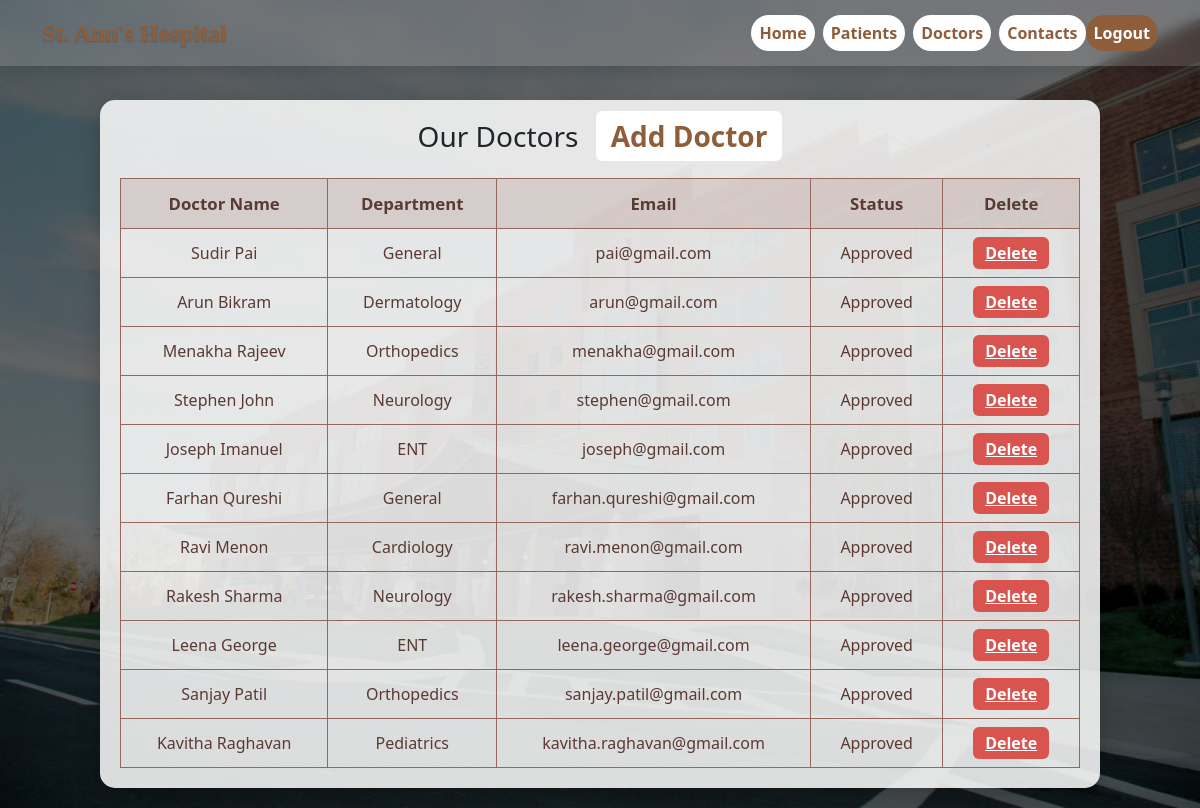
The page /dhome/view_doctors/ (signed in) on the database as committed earlier.
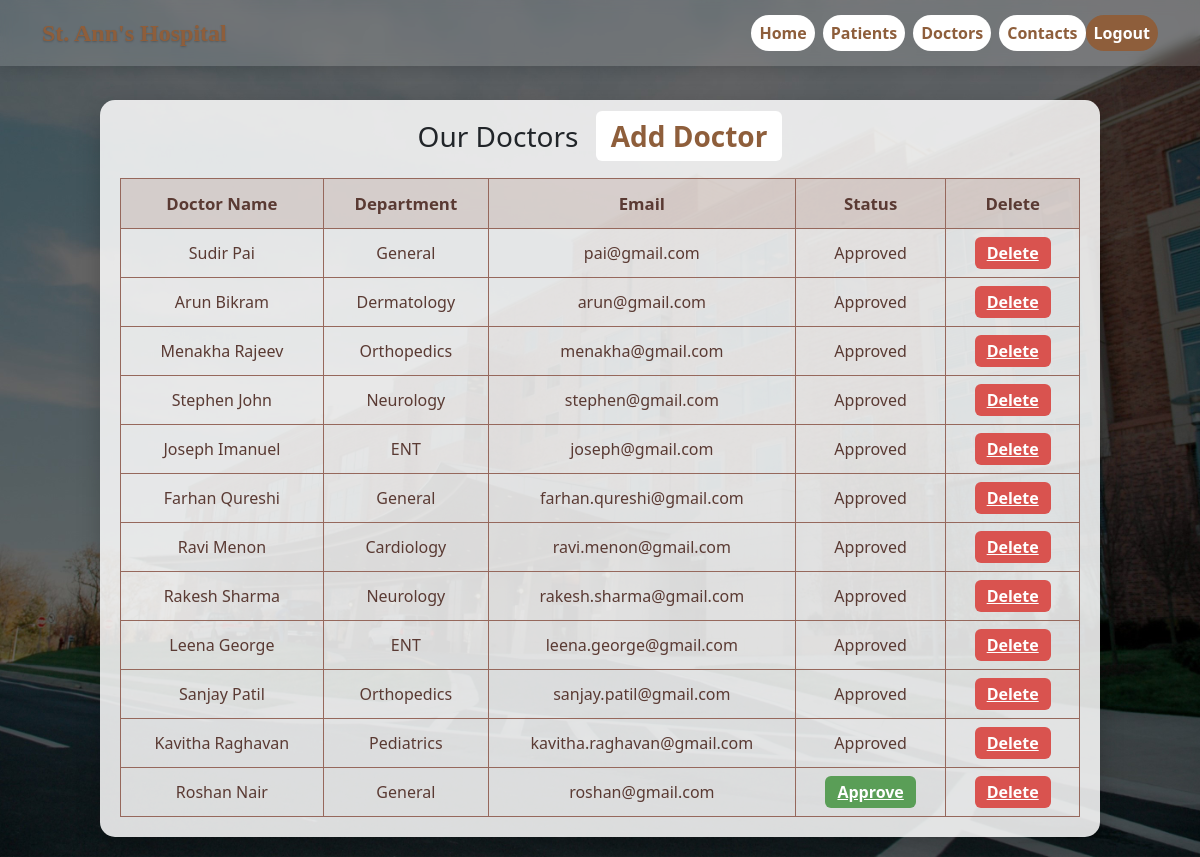
The same page on the database as committed later.
### app/models.py (models this page shows, shortened)
class Doctor(models.Model):
    DEPARTMENT_CHOICES = [
        ("General", "General"),
        ("Cardiology", "Cardiology"),
        ("Neurology", "Neurology"),
        ("ENT", "ENT"),
        ("Orthopedics", "Orthopedics"),
        ("Pediatrics", "Pediatrics"),
        ("Dermatology", "Dermatology"),
    ]
    Doctor_id = models.ForeignKey(MYUSER, on_delete=models.CASCADE, null=True, blank=True)
    name = models.CharField(max_length=100)
    doc_image = models.ImageField(upload_to='doctors/', blank=True, null=True)
    department = models.CharField(max_length=50, choices=DEPARTMENT_CHOICES, default="General")  # ✅ default set to General

class MYUSER(AbstractUser):
    user_type = models.CharField(max_length=10)

### app/views.py (the view)
# urls.py: path('dhome/view_doctors/', view_all_doctors, name='view_doctors'),
@login_required
def view_all_doctors(request):
    if request.user.is_superuser:
        doctors = Doctor.objects.all()
    else:
        doctors = Doctor.objects.filter(Doctor_id__is_active=True)
    return render(request, 'view_doctor_doctor.html', {'view': doctors})

### app/templates/view_doctor_doctor.html (shortened to what this page needs)
{% load static %}
<!DOCTYPE html>
<html lang="en">
<head>
<link href="https://cdn.jsdelivr.net/npm/bootstrap@5.3.2/dist/css/bootstrap.min.css" rel="stylesheet">
</head>
<body>
<nav class="navbar navbar-expand-lg fixed-top">
  <div class="container-fluid">
    <a class="navbar-brand" href="{% if user.is_superuser %}{% url 'adminpage' %}{% else %}{% url 'dhome' %}{% endif %}">
        {% if user.is_superuser %}St. Ann's Hospital{% else %}Doctor Dashboard{% endif %}
    </a>
    <div class="collapse navbar-collapse" id="navbarNav">
      <ul class="navbar-nav ms-auto">
        {% if user.is_superuser %}
          <li class="nav-item"><a href="{% url 'adminpage' %}" class="nav-link btn-nav">Home</a></li>
          <li class="nav-item"><a href="{% url 'view_patient_by_admin' %}" class="nav-link btn-nav">Patients</a></li>
          <li class="nav-item"><a href="{% url 'view_doctors' %}" class="nav-link btn-nav">Doctors</a></li>
          <li class="nav-item"><a href="{% url 'view_contacts' %}" class="nav-link btn-nav">Contacts</a></li>
        {% else %}
          <li class="nav-item"><a href="{% url 'dhome' %}" class="nav-link btn-nav">Back to Home</a></li>
        {% endif %}
        <li class="nav-item"><a href="{% url 'logout' %}" class="nav-link btn-logout">Logout</a></li>
      </ul>
    </div>
  </div>
</nav>
<div class="table-container">
    <h3 class="text-center mb-4">
        Our Doctors
        {% if user.is_superuser %}
            <a href="{% url 'doc_reg' %}" class="btn-add">Add Doctor</a>
        {% endif %}
    </h3>
    <table>
        <thead>
            <tr>
                <th>Doctor Name</th>
                <th>Department</th>
                {% if user.is_superuser %}<th>Email</th><th>Status</th><th>Delete</th>{% endif %}
            </tr>
        </thead>
        <tbody>
        {% for doctor in view %}
            <tr>
                <td>{{ doctor.name }}</td>
                <td>{{ doctor.department }}</td>
                {% if user.is_superuser %}
                    <td>{{ doctor.Doctor_id.email }}</td>
                    <td>
                        {% if doctor.Doctor_id.is_active %}
                            Approved
                        {% else %}
                            <a href="{% url 'approve_doctor_by_admin' doctor.id %}" class="btn-approve">Approve</a>
                        {% endif %}
                    </td>
                    <td>
                        <a href="{% url 'delete_doctor_by_admin' doctor.id %}" class="btn-delete">Delete</a>
                    </td>
                {% endif %}
            </tr>
        {% empty %}
            <tr><td colspan="5">No doctors found.</td></tr>
        {% endfor %}
        </tbody>
    </table>
</div>
</body>
</html>

Rows that differ between the two databases and show on the page:
added Doctor: name "Roshan Nair", department "General", Doctor_id.email "roshan@gmail.com", shows "Approve"
